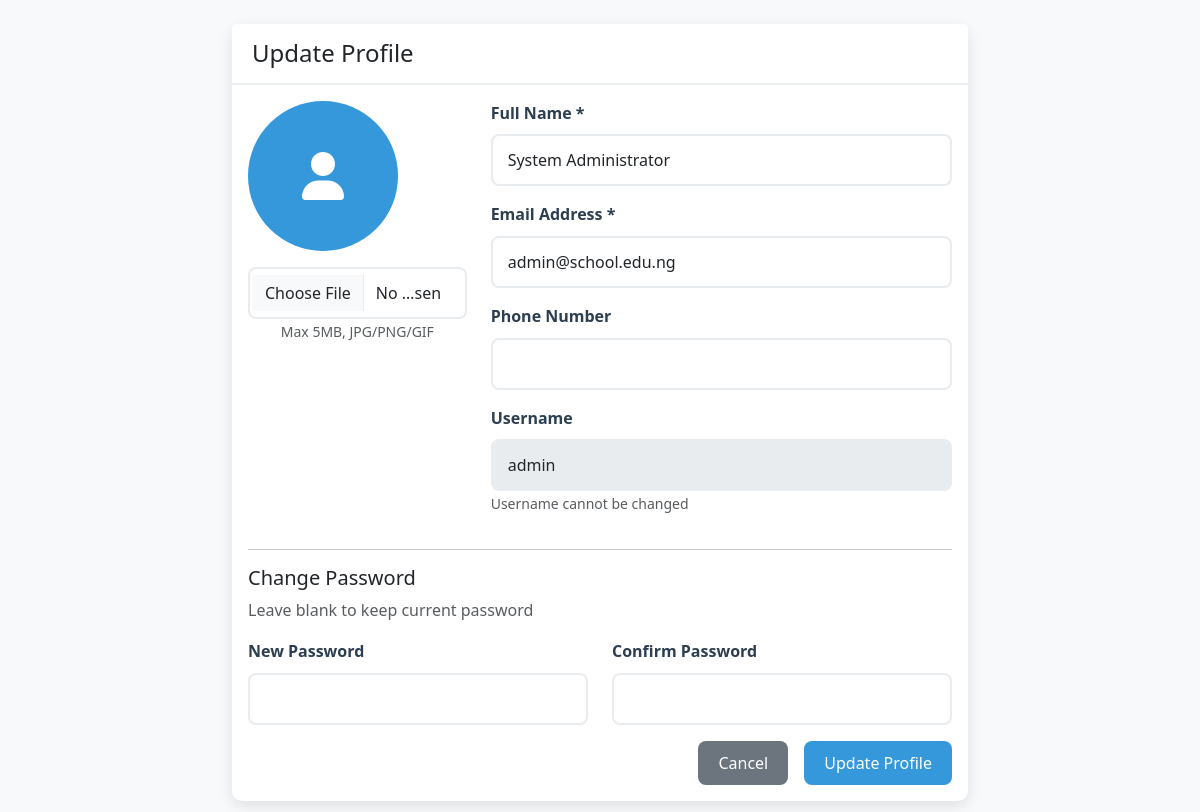
The page /update_profile.php (signed in) on the database its author committed.
### tables this page shows
CREATE TABLE users (
    id INT PRIMARY KEY AUTO_INCREMENT,
    username VARCHAR(50) UNIQUE NOT NULL,
    email VARCHAR(100) UNIQUE NOT NULL,
    password VARCHAR(255) NOT NULL,
    role ENUM('admin', 'teacher', 'student') NOT NULL,
    full_name VARCHAR(100) NOT NULL,
    phone VARCHAR(20),
    gender ENUM('male', 'female', 'other') NOT NULL DEFAULT 'other',
    photo VARCHAR(255),
    date_of_birth DATE,
    address TEXT,
    city VARCHAR(50),
    state VARCHAR(50),
    country VARCHAR(50) DEFAULT 'Nigeria',
    status ENUM('active', 'inactive', 'suspended') DEFAULT 'active',
    last_login DATETIME,
    created_at TIMESTAMP DEFAULT CURRENT_TIMESTAMP,
    updated_at TIMESTAMP DEFAULT CURRENT_TIMESTAMP ON UPDATE CURRENT_TIMESTAMP
);

### update_profile.php (the view, shortened to what this page needs)
<?php
$database = new Database();
$db = $database->getConnection();
$user_id = $_SESSION['user_id'];
$user_query = "SELECT * FROM users WHERE id = :id";
$stmt = $db->prepare($user_query);
$stmt->bindParam(':id', $user_id);
$stmt->execute();
$user = $stmt->fetch(PDO::FETCH_ASSOC);
?>
<!DOCTYPE html>
<html lang="en">
<head>
    <link href="https://cdn.jsdelivr.net/npm/bootstrap@5.3.0/dist/css/bootstrap.min.css" rel="stylesheet">
    <link href="https://cdnjs.cloudflare.com/ajax/libs/font-awesome/6.0.0/css/all.min.css" rel="stylesheet">
</head>
<body>
    <?php
    $role = $_SESSION['user_role'];
    include "includes/header.php";
    ?>
    <div class="container mt-4">
        <div class="row justify-content-center">
            <div class="col-md-8">
                <div class="card">
                    <div class="card-header">
                        <h4 class="card-title mb-0">Update Profile</h4>
                    </div>
                    <div class="card-body">
                        <form method="POST" enctype="multipart/form-data">
                            <div class="row">
                                <div class="col-md-4 text-center mb-4">
                                    <div class="mb-3">
                                        <?php if ($user['photo']): ?>
                                            <img src="../uploads/<?php echo $user['photo']; ?>"
                                                 class="rounded-circle" width="150" height="150"
                                                 style="object-fit: cover;">
                                        <?php else: ?>
                                            <div class="rounded-circle bg-secondary d-flex align-items-center justify-content-center"
                                                 style="width: 150px; height: 150px;">
                                                <i class="fas fa-user text-white fa-3x"></i>
                                            </div>
                                        <?php endif; ?>
                                    </div>
                                    <input type="file" class="form-control" name="photo" accept="image/*">
                                    <small class="text-muted">Max 5MB, JPG/PNG/GIF</small>
                                </div>
                                <div class="col-md-8">
                                    <div class="mb-3">
                                        <label class="form-label">Full Name *</label>
                                        <input type="text" class="form-control" name="full_name"
                                               value="<?php echo $user['full_name']; ?>" required>
                                    </div>
                                    <div class="mb-3">
                                        <label class="form-label">Email Address *</label>
                                        <input type="email" class="form-control" name="email"
                                               value="<?php echo $user['email']; ?>" required>
                                    </div>
                                    <div class="mb-3">
                                        <label class="form-label">Phone Number</label>
                                        <input type="tel" class="form-control" name="phone"
                                               value="<?php echo $user['phone'] ?? ''; ?>">
                                    </div>
                                    <div class="mb-3">
                                        <label class="form-label">Username</label>
                                        <input type="text" class="form-control" value="<?php echo $user['username']; ?>" disabled>
                                        <small class="text-muted">Username cannot be changed</small>
                                    </div>
                                </div>
                            </div>
                            <hr>
                            <h5>Change Password</h5>
                            <p class="text-muted">Leave blank to keep current password</p>
                            <div class="row">
                                <div class="col-md-6 mb-3">
                                    <label class="form-label">New Password</label>
                                    <input type="password" class="form-control" name="new_password">
                                </div>
                                <div class="col-md-6 mb-3">
                                    <label class="form-label">Confirm Password</label>
                                    <input type="password" class="form-control" name="confirm_password">
                                </div>
                            </div>
                            <div class="d-grid gap-2 d-md-flex justify-content-md-end">
                                <a href="<?php echo $role; ?>/dashboard.php" class="btn btn-secondary me-md-2">Cancel</a>
                                <button type="submit" class="btn btn-primary">Update Profile</button>
                            </div>
                        </form>
                    </div>
                </div>
            </div>
        </div>
    </div>
</body>
</html>

### assets/css/style.css (style rules this page uses)
:root { --primary: #2c3e50; --secondary: #3498db; --accent: #e74c3c; --success: #27ae60; --warning: #f39c12; --danger: #e74c3c; --light: #ecf0f1; --dark: #2c3e50; --gray: #95a5a6; }
body { font-family: 'Segoe UI', Tahoma, Geneva, Verdana, sans-serif; background-color: #f8f9fa; line-height: 1.6; }
.card { border: none; border-radius: 10px; box-shadow: 0 5px 15px rgba(0,0,0,0.1); transition: transform 0.3s ease, box-shadow 0.3s ease; margin-bottom: 20px; }
.card-header { background: white; border-bottom: 2px solid var(--light); font-weight: 600; padding: 15px 20px; }
.btn { border-radius: 8px; font-weight: 500; padding: 10px 20px; transition: all 0.3s ease; border: none; }
.btn-primary { background: var(--secondary); border-color: var(--secondary); }
.form-control, .form-select { border-radius: 8px; border: 2px solid #e9ecef; padding: 12px 15px; transition: all 0.3s ease; }
.form-label { font-weight: 600; color: var(--dark); margin-bottom: 8px; }
.bg-secondary { background-color: var(--secondary) !important; }

### rows shown on the page
users: full_name "System Administrator", email "admin@school.edu.ng", username "admin"
